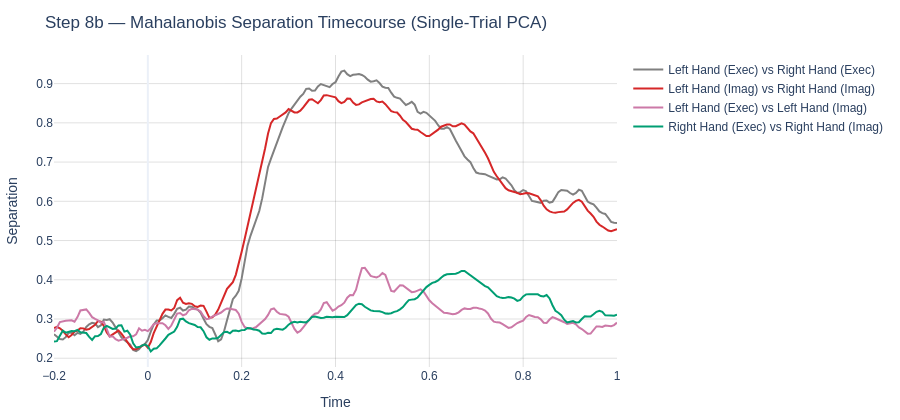

The cell this chart's notebook holds for it:
### Code cell
# ==============================================================================
# Step 8b: Interactive Mahalanobis Separation Timecourse (Single-Trial)
# ==============================================================================
fig_mah_trials = plot_trajectory_separation(
    separation=format_pair_keys(sep_timecourses_trials["mahalanobis"], LABEL_NAMES, exclude_pairs=exclude_pairs),
    times=time_axis,
    title='Step 8b — Mahalanobis Separation Timecourse (Single-Trial PCA)',
    color_map=pair_color_map,
    smooth_window=10  
)
fig_mah_trials.show()

### Figure 1 — Plotly figure (JSON) as saved in the notebook; plotly's stock layout.template omitted (floating-point values rounded to 4 significant figures; data arrays with more than 128 entries replaced by an {"elided": "..."} marker saying what was removed)
{"data": [{"line": {"color": "gray"}, "mode": "lines", "name": "Left Hand (Exec) vs Right Hand (Exec)", "type": "scatter", "x": {"elided": "193 float values"}, "y": {"elided": "193 float values"}}, {"line": {"color": "#d62728"}, "mode": "lines", "name": "Left Hand (Imag) vs Right Hand (Imag)", "type": "scatter", "x": {"elided": "193 float values"}, "y": {"elided": "193 float values"}}, {"line": {"color": "#CC79A7"}, "mode": "lines", "name": "Left Hand (Exec) vs Left Hand (Imag)", "type": "scatter", "x": {"elided": "193 float values"}, "y": {"elided": "193 float values"}}, {"line": {"color": "#009E73"}, "mode": "lines", "name": "Right Hand (Exec) vs Right Hand (Imag)", "type": "scatter", "x": {"elided": "193 float values"}, "y": {"elided": "193 float values"}}], "layout": {"height": 420, "margin": {"b": 50, "l": 50, "r": 40, "t": 55}, "title": {"text": "Step 8b — Mahalanobis Separation Timecourse (Single-Trial PCA)"}, "xaxis": {"title": {"text": "Time"}}, "yaxis": {"title": {"text": "Separation"}}}}
